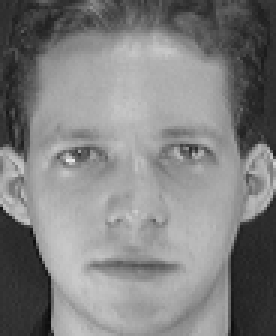
//> input picture OpenCV/Datasets/s1/1.pgm, 92 x 112 px (shown 3 times larger)
$ ./main ../../Datasets/s1/1.pgm   (built with g++ and OpenCV 4)
//> lines starting //> are read from the running program, lines starting //| are printed output that depends on the picture; after the words box and inside, x2 and y2 are one past the last pixel; in counts of white or black regions, pixels touching at a corner belong together
#include <iostream>
#include <opencv2/opencv.hpp>

int main(int argc, char** argv)
{
    cv::Mat source, gray, thresh, dest;
    double area, scaleFactor, size;
    std::vector<std::vector<cv::Point>> contours;
    std::vector<cv::Vec4i> hierarchy;

    /* Load image */
    source = cv::imread(argv[1]);
//> source is the input picture: 112 rows x 92 cols, CV_8UC3; min 11, max 234, mean 128.3

    if (source.empty())
    {
        std::cerr << "Error: Could not opening image from path " << argv[1] << std::endl;
        return -1;
    }

    /* Convert to grayscale */
    cv::cvtColor(source, gray, cv::COLOR_BGR2GRAY);

    /* Separate the object from the background */
    cv::threshold(gray, thresh, 0, 255, cv::THRESH_BINARY_INV + cv::THRESH_OTSU);
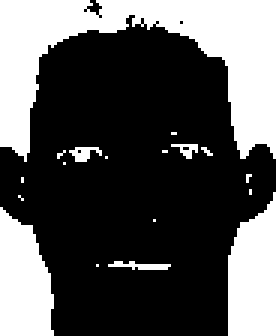
//> thresh: 112 rows x 92 cols, CV_8UC1 (shown 3 times larger); 33.8% white; 18 white regions (12 under 20 px)

    /* Find the contours of the object */
    cv::findContours(thresh, contours, hierarchy, cv::RETR_EXTERNAL, cv::CHAIN_APPROX_SIMPLE);
//> contours = 18 contours, 14 with area under 20; largest, box (x1, y1, x2, y2) and area: (0, 0, 92, 54) 1968, (76, 64, 92, 112) 562, (0, 69, 18, 112) 544, (23, 49, 34, 54) 20

    /* Loop through the contours and calculate the area of each object */
    for (auto& contour : contours)
    {
        /* Get the area of the object in pixels */
        area = cv::contourArea(contour);

        /* Draw a bounding box around each object */
        cv::Rect box = cv::boundingRect(contour);
        std::cout << "box : x = " << box.x << ", y = " << box.y << ", width = " << box.width << ", height = " << box.height << std::endl;
        cv::rectangle(source, cv::Point(box.x, box.y), cv::Point(box.x + box.width, box.y + box.height), cv::Scalar(0, 255, 0), 1);

        /* Display the area on the image */
        std::string areaText = std::to_string(static_cast<int>(area));
        cv::putText(source, areaText, cv::Point(box.x, box.y), cv::FONT_HERSHEY_SIMPLEX, 0.5, cv::Scalar(255, 0, 0), 1);
    }
//> this loop made 18 passes
//> (area, box, areaText) on passes 4, 6, 15, 18: (544.5, Rect(0, 69, 18, 43), "544"), (561.5, Rect(76, 64, 16, 48), "561"), (20, Rect(23, 49, 11, 5), "20"), (1967.5, Rect(0, 0, 92, 54), "1967")
//| box : x = 32, y = 88, width = 1, height = 1
//| box : x = 36, y = 87, width = 21, height = 3
//| box : x = 51, y = 73, width = 1, height = 1
//| box : x = 0, y = 69, width = 18, height = 43
//| box : x = 6, y = 65, width = 2, height = 2
//| box : x = 76, y = 64, width = 16, height = 48
//| box : x = 83, y = 63, width = 1, height = 2
//| box : x = 7, y = 59, width = 1, height = 2
//> (output is shown up to pass 8 of 18)
//> pass 1, `cv::putText(source, areaText, cv::Point(box.x, box.y), cv::FONT_HERSHE..`:
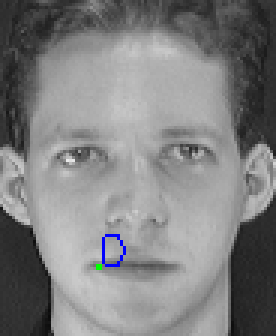
//> source: 112 rows x 92 cols, CV_8UC3 (shown 3 times larger); 0.31% of pixels changed, all inside (x1, y1, x2, y2) = (32, 78, 42, 90)
//> pass 2, `cv::putText(source, areaText, cv::Point(box.x, box.y), cv::FONT_HERSHE..`:
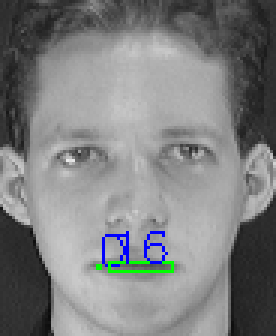
//> source: 112 rows x 92 cols, CV_8UC3 (shown 3 times larger); 0.82% of pixels changed, all inside (x1, y1, x2, y2) = (36, 77, 58, 91)
//> pass 3, `cv::putText(source, areaText, cv::Point(box.x, box.y), cv::FONT_HERSHE..`:
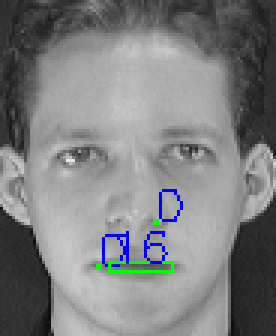
//> source: 112 rows x 92 cols, CV_8UC3 (shown 3 times larger); 0.31% of pixels changed, all inside (x1, y1, x2, y2) = (51, 63, 61, 75)
//> after the loop:
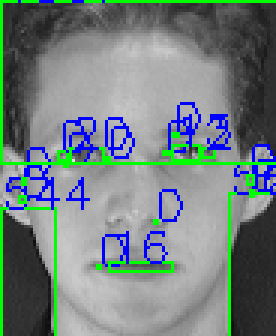
//> source: 112 rows x 92 cols, CV_8UC3 (shown 3 times larger); 8.82% of pixels changed, all inside (x1, y1, x2, y2) = (0, 0, 92, 112)

    /* Display the image with the contours drawn */
    cv::imshow("Measure Size of an Object", source);

    while (true)
    {
        /* Press Q or ESC to exit */
        if (cv::waitKey(30) == 'q' || cv::waitKey(30) == 27)
//> the 'q' key is pressed
        {
            break;
        }
    }

    cv::destroyAllWindows();

    return 0;
}

$ run again, on OpenCV/Datasets/s1/2.pgm
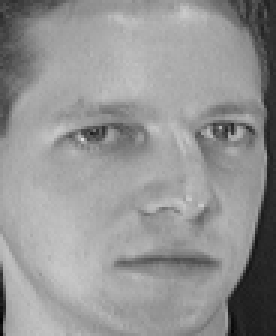
//> input picture OpenCV/Datasets/s1/2.pgm, 92 x 112 px (shown 3 times larger)
//> source is the input picture: 112 rows x 92 cols, CV_8UC3; min 2, max 223, mean 148
//> `cv::threshold(gray, thresh, 0, 255, cv::THRESH_BINARY_INV + cv::THRESH..`:
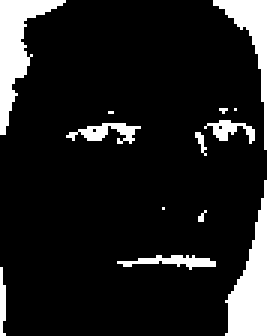
//> thresh: 112 rows x 92 cols, CV_8UC1 (shown 3 times larger); 15.3% white; 12 white regions (6 under 20 px)
//> contours = 12 contours, 7 with area under 20; largest, box (x1, y1, x2, y2) and area: (71, 0, 92, 112) 802, (0, 0, 22, 45) 290, (22, 41, 47, 48) 52, (39, 85, 72, 90) 46, (68, 40, 85, 48) 38
//> the loop `for (auto& contour : contours)` made 12 passes
//> (area, box, areaText) on passes 2, 6, 7, 11, 12: (45.5, Rect(39, 85, 33, 5), "45"), (52.5, Rect(22, 41, 25, 7), "52"), (38.5, Rect(68, 40, 17, 8), "38"), (801.5, Rect(71, 0, 21, 112), "801"), (290.5, Rect(0, 0, 22, 45), "290")
//> (printed output is left out)
//> after the loop `for (auto& contour : contours)`:
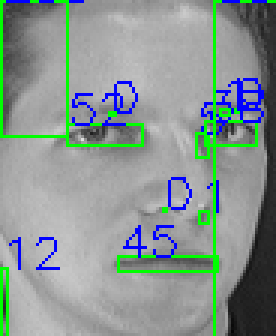
//> source: 112 rows x 92 cols, CV_8UC3 (shown 3 times larger); mean B, G, R 145.3, 149, 136.7

$ run again, on OpenCV/Datasets/s1/3.pgm
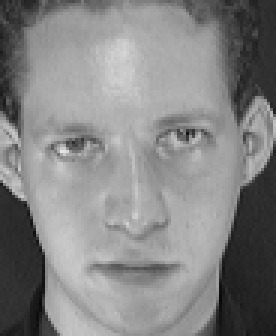
//> input picture OpenCV/Datasets/s1/3.pgm, 92 x 112 px (shown 3 times larger)
//> source is the input picture: 112 rows x 92 cols, CV_8UC3; min 7, max 232, mean 132.6
//> `cv::threshold(gray, thresh, 0, 255, cv::THRESH_BINARY_INV + cv::THRESH..`:
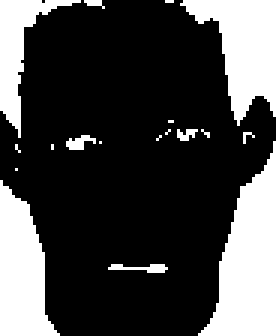
//> thresh: 112 rows x 92 cols, CV_8UC1 (shown 3 times larger); 27.2% white; 18 white regions (12 under 20 px)
//> contours = 18 contours, 14 with area under 20; largest, box (x1, y1, x2, y2) and area: (66, 47, 92, 112) 860, (60, 0, 92, 42) 632, (0, 60, 20, 112) 600, (0, 0, 27, 46) 316
//> the loop `for (auto& contour : contours)` made 18 passes
//> (area, box, areaText) on passes 2, 6, 15, 18: (600, Rect(0, 60, 20, 52), "600"), (860, Rect(66, 47, 26, 65), "860"), (632.5, Rect(60, 0, 32, 42), "632"), (315.5, Rect(0, 0, 27, 46), "315")
//> (printed output is left out)
//> after the loop `for (auto& contour : contours)`:
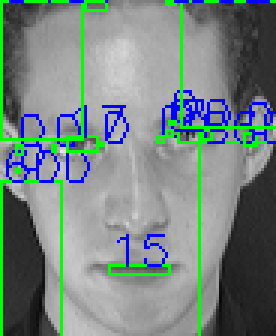
//> source: 112 rows x 92 cols, CV_8UC3 (shown 3 times larger); mean B, G, R 130.2, 133.1, 118.6

$ run again, on OpenCV/Datasets/s1/4.pgm
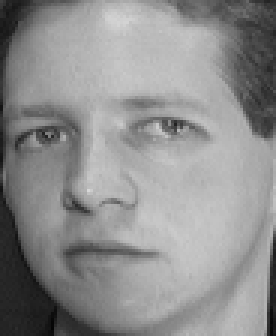
//> input picture OpenCV/Datasets/s1/4.pgm, 92 x 112 px (shown 3 times larger)
//> source is the input picture: 112 rows x 92 cols, CV_8UC3; min 5, max 215, mean 142.1
//> `cv::threshold(gray, thresh, 0, 255, cv::THRESH_BINARY_INV + cv::THRESH..`:
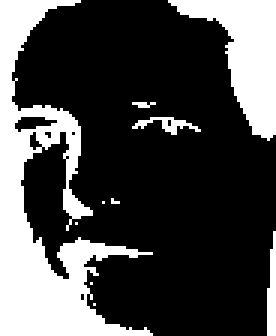
//> thresh: 112 rows x 92 cols, CV_8UC1 (shown 3 times larger); 28.3% white; 10 white regions (6 under 20 px)
//> contours = 10 contours, 6 with area under 20; largest, box (x1, y1, x2, y2) and area: (0, 0, 51, 112) 1821, (56, 0, 92, 47) 680, (89, 77, 92, 112) 44, (44, 39, 67, 45) 30
//> the loop `for (auto& contour : contours)` made 10 passes
//> (area, box, areaText) on passes 3, 7, 9, 10: (44, Rect(89, 77, 3, 35), "44"), (30, Rect(44, 39, 23, 6), "30"), (680, Rect(56, 0, 36, 47), "680"), (1821, Rect(0, 0, 51, 112), "1821")
//> (printed output is left out)
//> after the loop `for (auto& contour : contours)`:
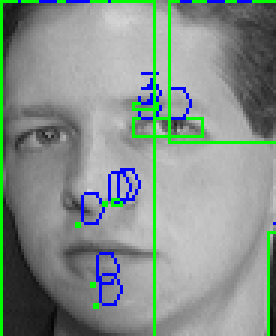
//> source: 112 rows x 92 cols, CV_8UC3 (shown 3 times larger); mean B, G, R 138.7, 145.1, 133.2
